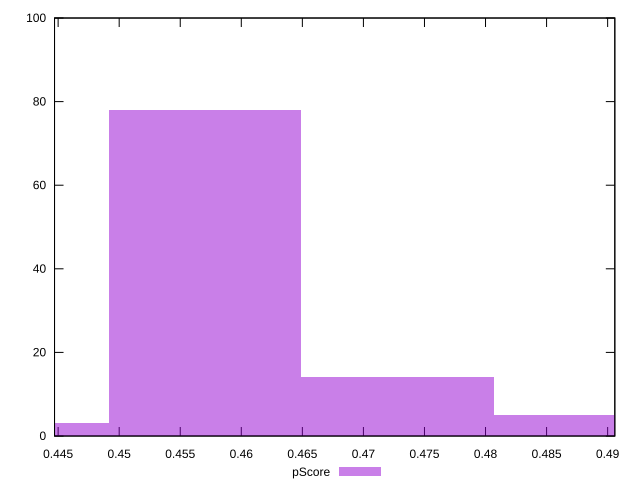

Write gnuplot code to recreate this figure.
reset

$pScore <<EOF
0.45703512136942054 78
0.47279495314077985 14
0.4885547849121392 5
0.4412752895980612 3
EOF

set key outside below
set boxwidth 0.01575983177135933
set xrange [0.4447058823529412:0.49058823529411766]
set yrange [0:100]
set trange [0:100]
set style fill transparent solid 0.5 noborder
set terminal svg size 640, 490 enhanced background rgb 'white'
set output "report_00015_2021-02-09T16-11-33.973Z/unused-javascript/samples/pages+cached+noadtech+nomedia+nocss/pScore/histogram.svg"

plot $pScore title "pScore" with boxes

reset
